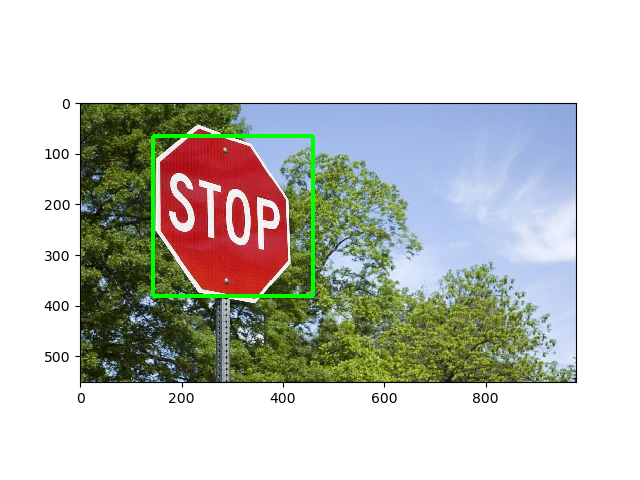
#> input picture testing.jpg, 640 x 480 px
$ python EXP37foregroundsubstraction.py
#> lines starting #> are read from the running program, lines starting #| are printed output that depends on the picture; after the words box and inside, x2 and y2 are one past the last pixel; in counts of white or black regions, pixels touching at a corner belong together
import cv2

img = cv2.imread('testing.jpg')
#> img is the input picture: shape (480, 640, 3); mean B, G, R 193, 199.5, 197.4
gray = cv2.cvtColor(img, cv2.COLOR_BGR2GRAY)
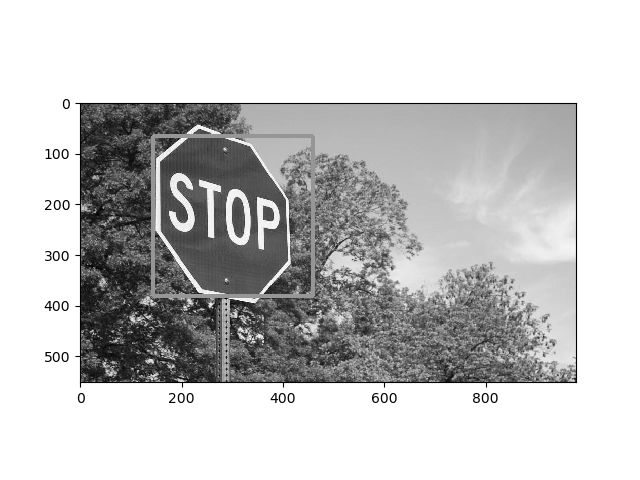
#> gray: shape (480, 640); min 0, max 255, mean 198.2
_, fg = cv2.threshold(gray, 100, 255, cv2.THRESH_BINARY_INV)
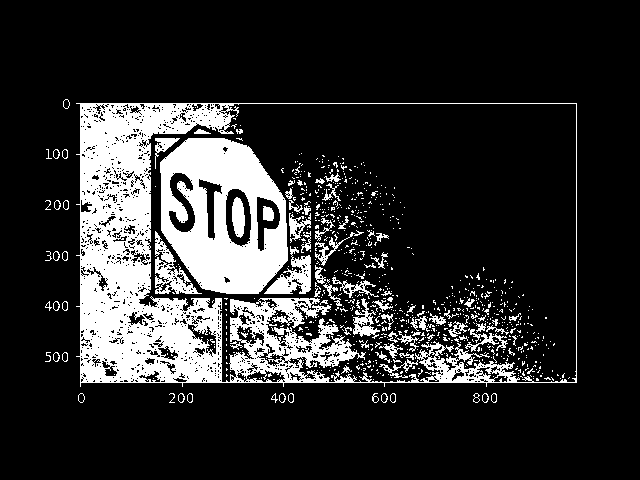
#> fg: shape (480, 640); 17.9% white; 841 white regions (752 under 20 px), largest, box (x1, y1, x2, y2) and area: (76, 103, 577, 387) 32278, (160, 138, 288, 294) 12708, (155, 231, 202, 294) 1001

cv2.imshow("Foreground", fg)
cv2.waitKey(0)
cv2.destroyAllWindows()

$ run again, with GROUP.jpg copied over testing.jpg
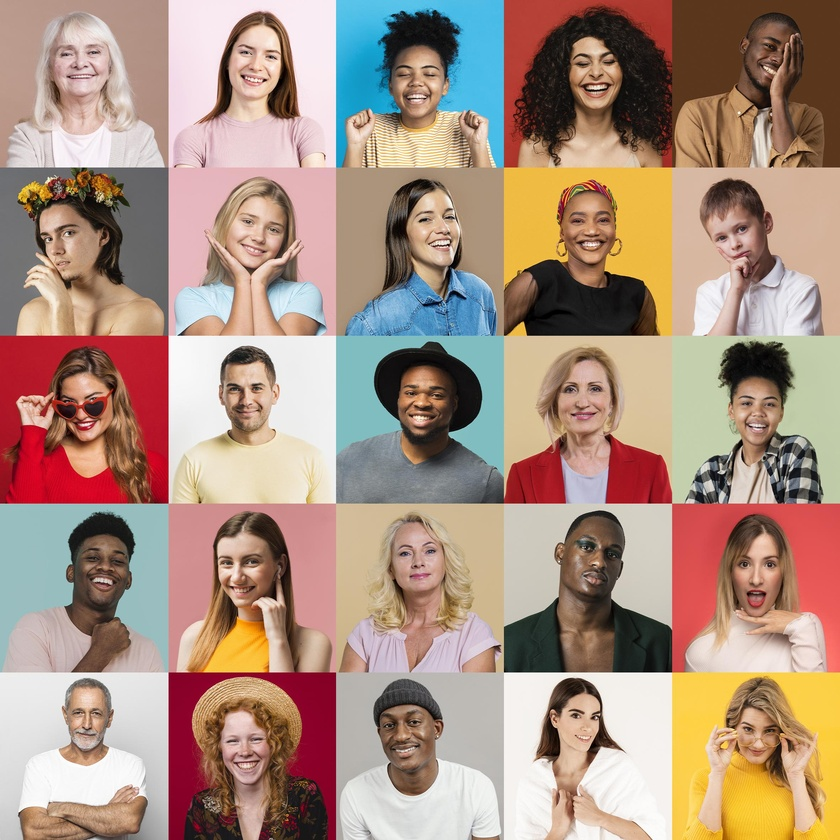
#> input picture GROUP.jpg, 840 x 840 px, shrunk from 2362 x 2362 before the run
#> img is the input picture: shape (840, 840, 3); mean B, G, R 128.7, 144.4, 171.1
#> `gray = cv2.cvtColor(img, cv2.COLOR_BGR2GRAY)`:
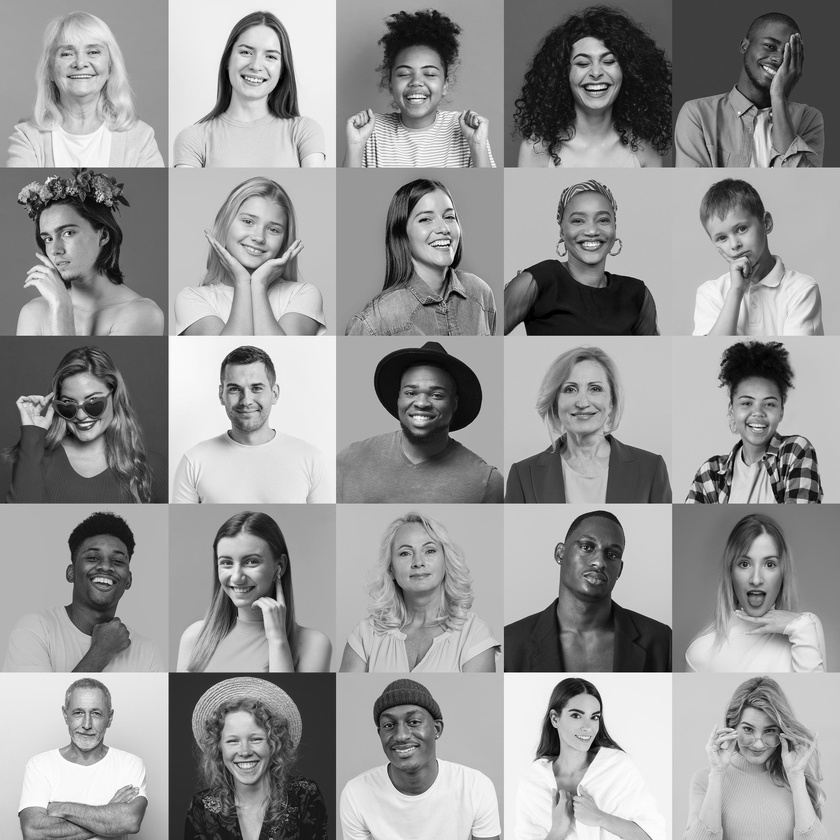
#> gray: shape (840, 840); min 0, max 255, mean 150.6
#> `_, fg = cv2.threshold(gray, 100, 255, cv2.THRESH_BINARY_INV)`:
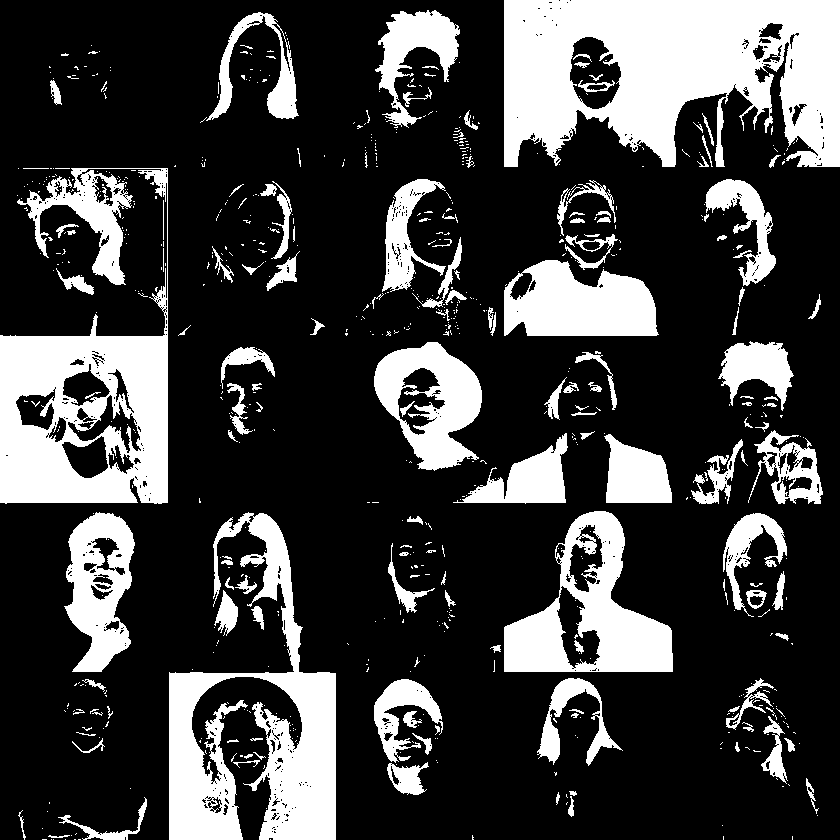
#> fg: shape (840, 840); 24.8% white; 719 white regions (577 under 20 px), largest, box (x1, y1, x2, y2) and area: (504, 0, 840, 167) 40803, (0, 168, 168, 504) 27744, (169, 512, 336, 840) 22996
